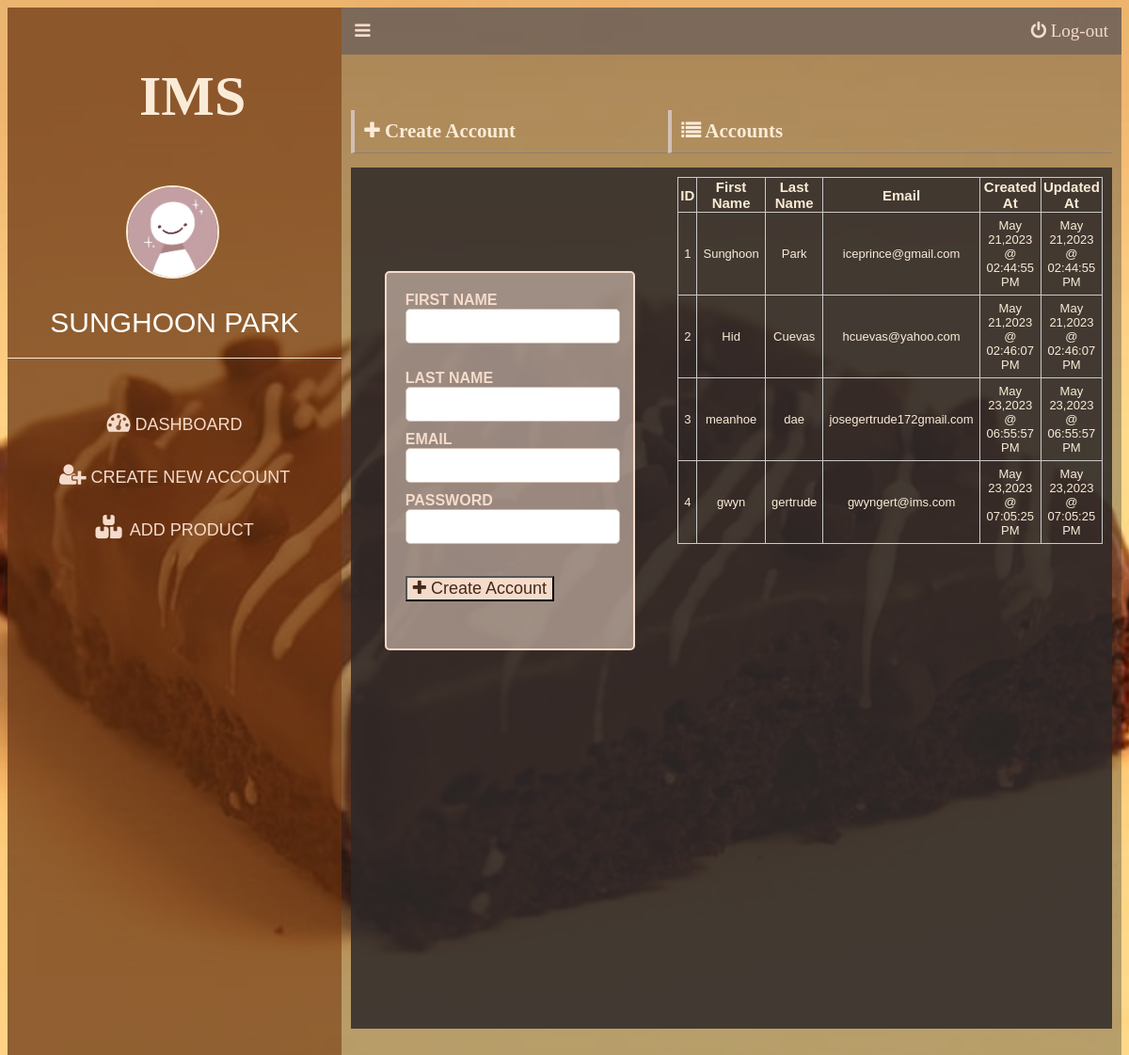
/user-add.php (signed in), run on the app's committed database.
### tables this page shows
CREATE TABLE `user` (
  `id` int(11) NOT NULL,
  `first_name` varchar(30) NOT NULL,
  `last_name` varchar(30) NOT NULL,
  `email` varchar(25) NOT NULL,
  `password` varchar(200) NOT NULL,
  `created_at` datetime NOT NULL,
  `updated_at` datetime NOT NULL
);

### database/show-user.php (called while the page is built)
<?php
include('connection.php');
$stmt = $conn->prepare("SELECT * FROM user ORDER BY created_at");
$stmt->execute();
$stmt->setFetchMode(PDO::FETCH_ASSOC);
return $stmt->fetchAll();

### user-add.php (the view, shortened to what this page needs)
<?php
     $user = $_SESSION['user'];
     $users = include('database/show-user.php');
?>
<!DOCTYPE html>
<html lang="en">
<head>
    <link rel="stylesheet" type="text/css" href="css/login.css?v=p<?php echo time();?>">
    <link rel="stylesheet" href="css/to/font-awesome/css/font-awesome.min.css">
</head>
<body>
    <div id="dashboardMainContainer">
        <?php include('partial/app-sidebar.php') ?>
        <div class="dashboard_content_container" id="dashboard_content_container">
            <?php include('partial/app-topNav.php') ?>
            <div class="dashboard_content">
                <div class="row">
                    <div class="column column-5">
                        <h1 class="section_header"><i class="fa fa-plus "></i> Create Account</h1>
                        <div class="dashboard_content_main">
                            <div id = "userAddFormContainer">
                                <form action="database/add.php" method="POST" class="appForm">
                                    <div class ="appFormInputContainer">
                                        <label for="first_name">First Name</label>
                                        <input type="text" class ="appFormInput" id="first_name" name= "first_name"/>
                                    </div>
                                    <br>
                                    <div class ="appFormInputContainer">
                                        <label for="last_name">Last Name</label>
                                        <input type="text" class = "appFormInput" id="last_name" name= "last_name"/>
                                    </div>
                                    <div class ="appFormInputContainer">
                                        <label for="email">Email</label>
                                        <input type="text" class = "appFormInput" id="email" name= "email"/>
                                    </div>
                                    <div class ="appFormInputContainer">
                                        <label for="password">Password</label>
                                        <input type="password" class = "appFormInput" id="password" name= "password"/>
                                    </div>
                                    <button type="submit" class="appBtn"><i class ="fa fa-plus"></i> Create Account</button>
                                </form>
                            </div>
                        </div>
                    </div>
                    <div class="column column-7">
                        <h1 class="section_header"><i class="fa fa-list "></i> Accounts </h1>
                        <div class="dashboard_content_main">
                            <div class="user">
                                <table>
                                    <thead>
                                        <tr>
                                            <th> ID </th>
                                            <th>First Name</th>
                                            <th>Last Name</th>
                                            <th>Email</th>
                                            <th>Created At</th>
                                            <th>Updated At</th>
                                        </tr>
                                    </thead>
                                    <tbody>
                                        <?php foreach($users as $index => $user){ ?>
                                            <tr>
                                                <td><?= $index + 1 ?></td>
                                                <td><?= $user['first_name']?></td>
                                                <td><?= $user['last_name']?></td>
                                                <td><?= $user['email']?></td>
                                                <td><?=date('M d,Y @ h:i:s A', strtotime($user['created_at']))?></td>
                                                <td><?=date('M d,Y @ h:i:s A', strtotime($user['updated_at']))?></td>
                                            </tr>
                                        <?php } ?>
                                    </tbody>
                                </table>
                            </div>
                        </div>
                    </div>
                </div>
            </div>
        </div>
    </div>
</body>
</html>

### partial/app-sidebar.php (shortened to what this page needs)
<div class="dashboard_sidebar" id="dashboard_sidebar">
            <h3 class="dashboard_logo" id = "dashboard_logo"> IMS </h3>
            <div class="dashboard_sidebar_user">
                <img src="images/art.jpg" alt="User image." id ="userImage" />
                <span><?= $user['first_name'] . ' ' . $user['last_name']?></span>
            </div>
            <div class="dashboard_sidebar_menu">
                <ul class="dashboard_menu_list">
                    <li>
                        <a href="./dashboard.php"><i class="fa fa-dashboard "></i> <span class="menuText" >Dashboard</span></a>
                    </li>
                    <li>
                        <a href="./user-add.php"><i class="fa fa-user-plus "></i> <span class="menuText">Create New Account</span></a>
                    </li>
                    <li>
                        <a href="./product-add.php"><i class="fa-solid fa-boxes-stacked"> </i> <span class="menuText" style="margin-left: 3px;"> Add Product</span></a>
                    </li>
                </ul>
            </div>
        </div>

### partial/app-topNav.php
<div class="dashboard_topNav">
                <a href="" id="toggleBtn"><i class="fa fa-navicon"></i></a>
                <a href="database/logout.php" id="logoutBtn"><i class="fa fa-power-off"></i> Log-out</a>
            </div>

### css/login.css (style rules this page uses)
body { background: url('../images/un.png') no-repeat center center fixed; background-size: cover; font-family: Cambria, Cochin, Georgia, Times, 'Times New Roman', serif; }
body { font-family: Cambria, Cochin, Georgia, Times, 'Times New Roman', serif; }
#dashboardMainContainer { display: flex; flex-direction: row; }
div.dashboard_sidebar { width: 30%; background: #663311b7; height: 140vh; }
div.dashboard_content_container { width: 70%; background: #36353159; }
h3.dashboard_logo { color: antiquewhite; font-size: 60px; padding-left: 140px; }
div.dashboard_sidebar_user { text-align: center; padding-bottom: 20px; border-bottom: 1px solid antiquewhite; }
div.dashboard_sidebar_user img { width: 95px; display: inline-block; border-radius: 50%; border: 2px solid antiquewhite; margin-right: 5px; vertical-align: middle; margin-bottom: 15px; }
div.dashboard_sidebar_user span { font-size: 30px; text-transform: uppercase; color: #fff; display: flex; flex-direction: column; font-family: Arial, Helvetica, sans-serif; margin-top: 15px; }
ul.dashboard_menu_list { padding: 20px; margin-top: 20px; }
ul.dashboard_menu_list li { font-family: Arial, Helvetica, sans-serif; padding: 15px 15px; font-size: 18px; text-transform: uppercase; display: flex; flex-direction: column; }
ul.dashboard_menu_list li a { text-decoration: none; color: #f5dbcb; height: 100%; display: block; text-align: center; }
ul.dashboard_menu_list li a i { font-size: 25px; }
div.dashboard_topNav { background: #645959a9; padding: 14px; }
div.dashboard_topNav a { color: #f5dbcb; font-size: 19px; text-decoration: none; }
a#logoutBtn { float: right; }
div.dashboard_content { padding: 45px 10px 10px 10px; }
div.dashboard_content_main { background: #2c2828d7; min-height: 800px; height: 100%; padding:10px; }
form::after { content: ''; clear: both; display: block; }
form.appForm { width: 70%; margin: 0 auto; padding: 20px; border: 2px solid #f5dbcb; border-radius: 5px; margin-top: 0p3x; padding-bottom: 50px; background: #d3bfb3a2; font-weight: bold; }
form input.appFormInput { width: 100%; height: 33px; border: 1px solid #d3bfb3; border-radius: 5px; }
form label { color: #f5dbcb; font-family: Arial, Helvetica, sans-serif; text-transform: uppercase; }
div#userAddFormContainer { padding-top: 100px; }
div.appFormInputContainer { margin-bottom: 10px; }
div#userAddFormContainer button { color: #381c09ee; background: #f5dbcb; font-size: large; margin-top: 24px; }
div.row { display: flex; flex-direction: row; flex-wrap: wrap; width: 100%; }
div.column { width: 100%; }
div.column-5 { width: 41.67%; }
div.column-7 { width: 58.33%; }
h1.section_header { font-size: 21px; color:antiquewhite; border-bottom: 1px solid #817f76e1; padding-bottom: 11px; padding: 10px; border-left: 4px solid #d3bfb3; margin-bottom: 15px; }
div.user table, th, td { border: 1px solid #cacaca; border-collapse: collapse; font-size: 15px; font-family: Arial, Helvetica, sans-serif; }
table { width: 100%; color: antiquewhite ; }
table th { font-size: 15px; }
table td { font-size: 13px; padding: 6px; text-align: center; }

### data on the page
user: first_name "SUNGHOON", last_name "PARK", first_name "Sunghoon", last_name "Park", email "iceprince@gmail.com", created_at "May 21,2023 @ 02:44:55 PM", updated_at "May 21,2023 @ 02:44:55 PM"
user: first_name "Hid", last_name "Cuevas", email "hcuevas@yahoo.com", created_at "May 21,2023 @ 02:46:07 PM", updated_at "May 21,2023 @ 02:46:07 PM"
user: first_name "meanhoe", last_name "dae", email "josegertrude172gmail.com", created_at "May 23,2023 @ 06:55:57 PM", updated_at "May 23,2023 @ 06:55:57 PM"
user: first_name "gwyn", last_name "gertrude", email "gwyngert@ims.com", created_at "May 23,2023 @ 07:05:25 PM", updated_at "May 23,2023 @ 07:05:25 PM"
